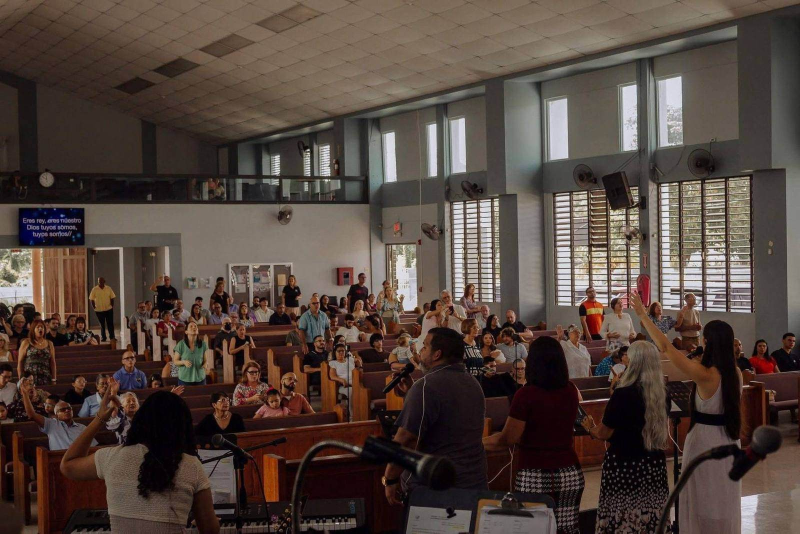
#> input picture assets/img/worship-hero.jpg, 1600 x 1067 px (shown at 1/2 size)
$ python optimize_images.py
#> lines starting #> are read from the running program, lines starting #| are printed output that depends on the picture
#!/usr/bin/env python
"""Generate responsive production image variants for the static site."""
from __future__ import annotations

from pathlib import Path
from PIL import Image, ImageOps

ROOT = Path(__file__).resolve().parents[1]
IMAGES = ROOT / "assets" / "img"


def resized(source: Path, width: int) -> Image.Image:
#> called with width = 480
    with Image.open(source) as image:
#> image is the input picture: PIL image 1600x1067 RGB; mean R, G, B 82.8, 68.4, 61.4
        image = ImageOps.exif_transpose(image).convert("RGB")
        if image.width <= width:
            return image.copy()
        height = round(image.height * width / image.width)
#> height = 320
        return image.resize((width, height), Image.Resampling.LANCZOS)
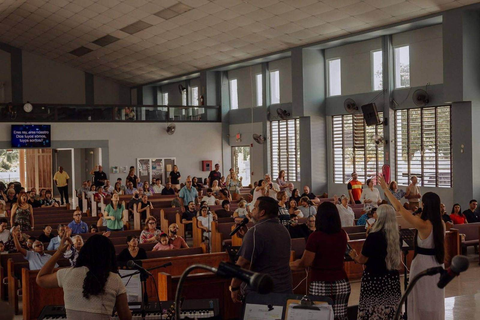
#> returned value: PIL image 480x320 RGB; mean R, G, B 82.8, 68.4, 61.5


def save_variants(source_name: str, widths: tuple[int, ...], *, quality: int = 70) -> None:
    source = IMAGES / source_name
    stem = source.stem
    for width in widths:
        image = resized(source, width)
        for extension, options in (
            ("avif", {"quality": quality, "speed": 6}),
            ("webp", {"quality": quality + 6, "method": 6}),
        ):
            destination = source.with_name(f"{stem}-{width}.{extension}")
            image.save(destination, extension.upper(), **options)
            print(f"{destination.relative_to(ROOT)}: {destination.stat().st_size} bytes")


def save_logo() -> None:
    source = IMAGES / "logo.png"
    with Image.open(source) as image:
        image = ImageOps.exif_transpose(image).convert("RGBA")
        for width in (96, 192):
            height = round(image.height * width / image.width)
            output = image.resize((width, height), Image.Resampling.LANCZOS)
            destination = IMAGES / f"logo-{width}.webp"
            output.save(destination, "WEBP", quality=86, method=6)
            print(f"{destination.relative_to(ROOT)}: {destination.stat().st_size} bytes")

        for size, name in ((32, "favicon-32.png"), (180, "apple-touch-icon.png")):
            inset = max(1, round(size * 0.06))
            available = size - (2 * inset)
            scale = min(available / image.width, available / image.height)
            dimensions = (round(image.width * scale), round(image.height * scale))
            logo = image.resize(dimensions, Image.Resampling.LANCZOS)
            output = Image.new("RGBA", (size, size), (0, 0, 0, 0))
            output.alpha_composite(logo, ((size - dimensions[0]) // 2, (size - dimensions[1]) // 2))
            destination = IMAGES / name
            output.save(destination, "PNG", optimize=True)
            print(f"{destination.relative_to(ROOT)}: {destination.stat().st_size} bytes")


def main() -> None:
    save_variants("worship-hero.jpg", (480, 768, 1280, 1440, 1920), quality=65)
    save_variants("worship-gathering.jpg", (480, 960), quality=64)
    save_variants("youth-group.jpg", (480, 960), quality=64)
    save_variants("youth-worship.jpg", (480, 768, 1176), quality=67)
    save_logo()


if __name__ == "__main__":
#> (the run stopped early here; a loop or call above may not have finished)

$ run again, with assets/img/worship-gathering.webp saved as assets/img/worship-hero.jpg
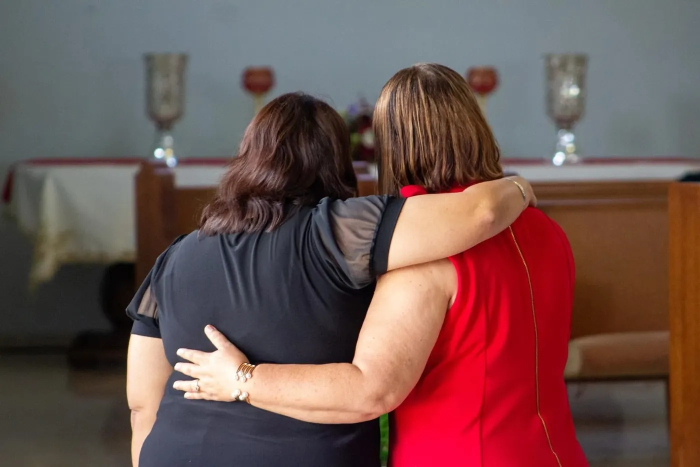
#> input picture assets/img/worship-gathering.webp, 1400 x 934 px (shown at 1/2 size)
#> in resized, image is the input picture: PIL image 1400x934 RGB; mean R, G, B 111.9, 83.2, 80.3
#> in resized, `return image.resize((width, height), Image.Resampling.LANCZOS)`:
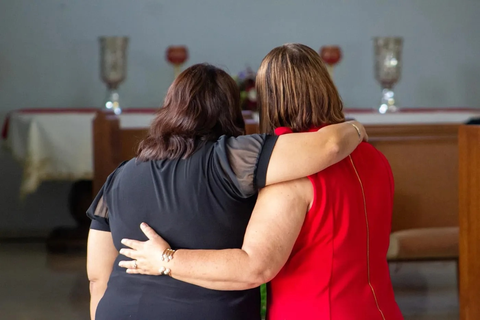
#> returned value: PIL image 480x320 RGB; mean R, G, B 111.8, 83.2, 80.3
